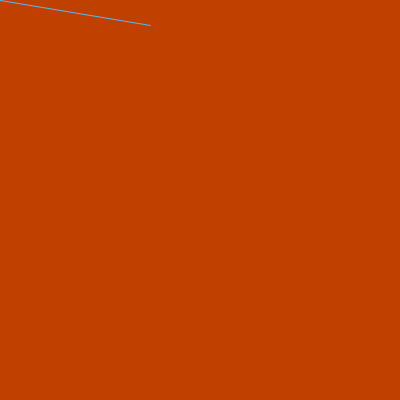
Frame 1 (no input)
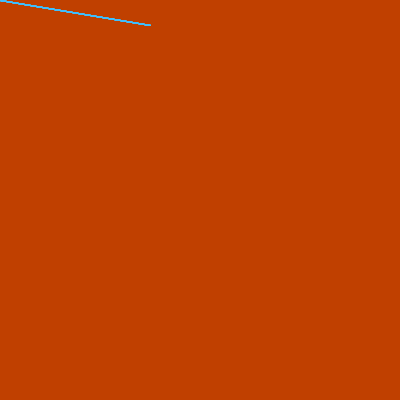
Frame 60 (the mouse pressed at the canvas centre just before this capture)
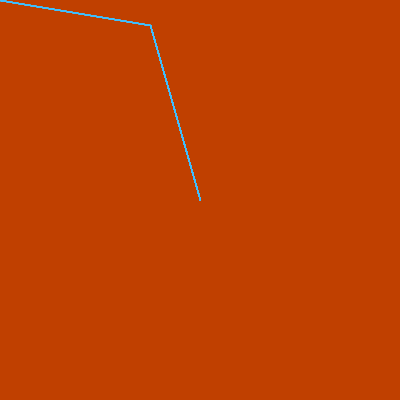
Frame 120 (the mouse held since frame 60 and released just before this capture)

The Processing sketch that drew these frames (run headless with seeded random() and noise(); from frame 60 on, the mouse is pressed at the canvas centre):

// Processing sketch: processing_146701
// ── processing_146701.pde

void setup() {
       size(400, 400);
       stroke(63,191,255);
       background(192, 64, 0);
     } 

     void draw() {
       line(150, 25, mouseX, mouseY);
     }
